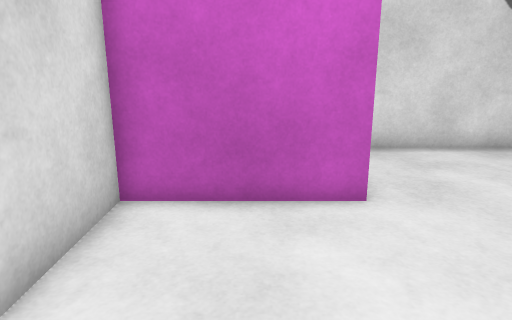
[1] (above)

12 first-person views from a walk through a scene from a Unity 3-D project. The camera is 1.3 m above the floor, tilts 14° down and sees 70° across. The floor is counted in squares, 0.5 m on a side. Each view is taken from the middle of a square. On the plan, view 1 faces up. The plan holds only what a view shows up to about 20 squares ahead; the rest is blank. The player is left out.

[2]
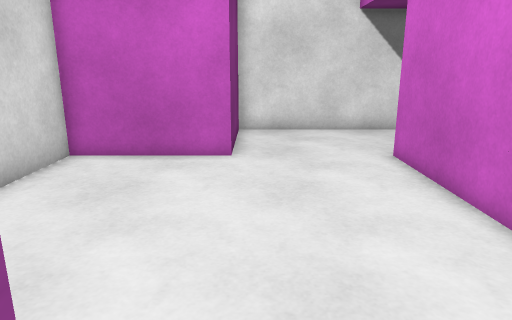

[3]
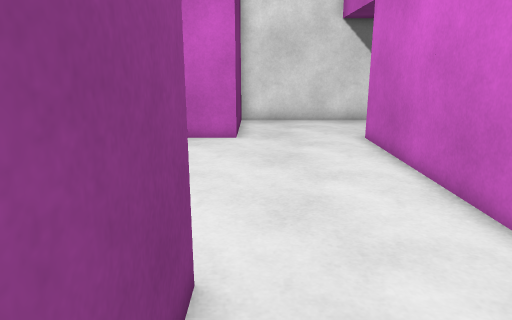

[4]
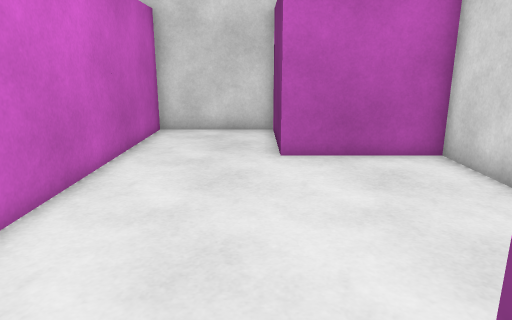

[5]
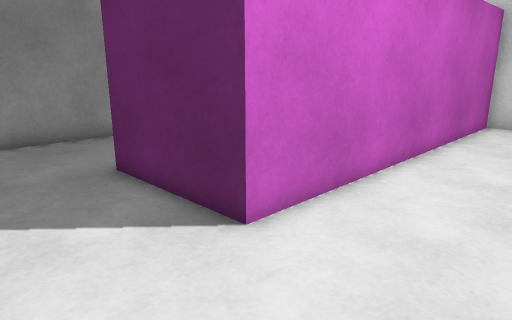

[6]
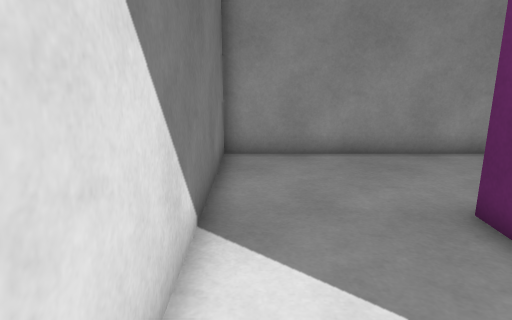

[7]
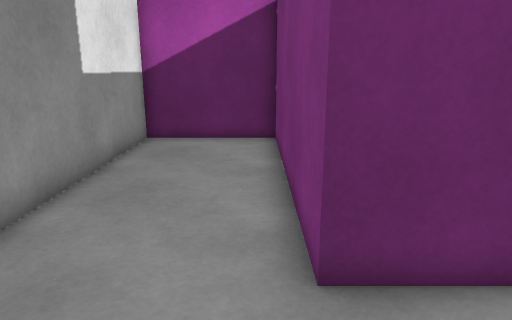

[8]
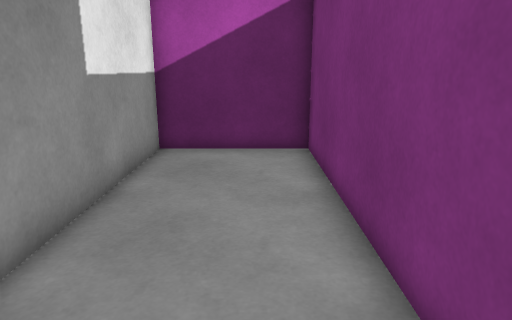

[9]
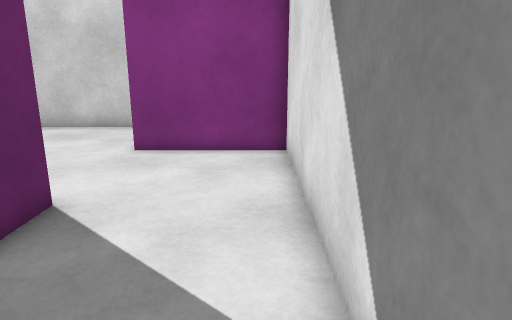

[10]
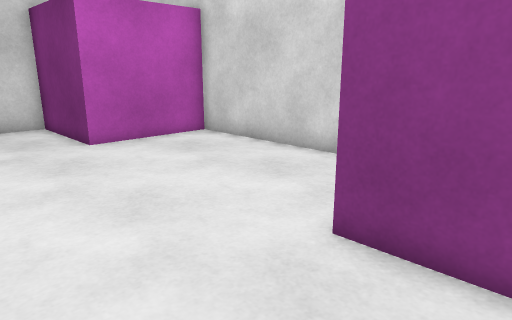

[11]
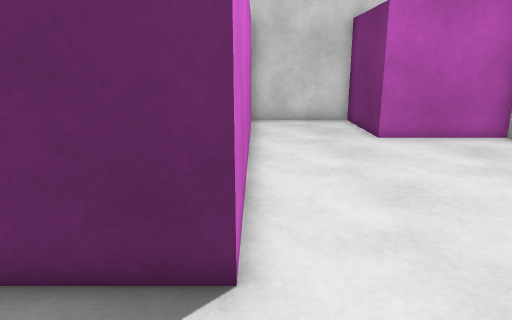

[12]
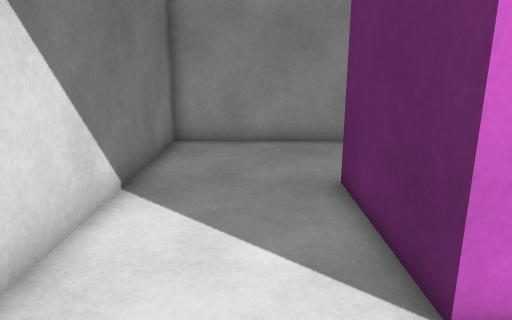

### Floor plan
Points are (right, up) in squares from view 1. A wall is a line through its corners. A room is listed if a view was taken in it or the views show most of it. See-through windows are left out.
Room 1 (views 1, 2, 3)
walls: (2.2, 7) (-2.8, 7) (-2.8, -3) (2.2, -3) (2.2, -8) (7.2, -8) (7.2, 7)
ways out: opening at (4.5, 7) to room 2
Room 2 (views 4, 5, 6, 7, 8, 9, 10, 11, 12)
walls: (7.2, 7) (12.2, 7) (12.2, -3) (17.2, -3) (17.2, 12) (2.2, 12) (2.2, 7)
ways out: opening at (4.5, 7) to room 1

Where each view was taken, in squares from view 1:
view 1: 0 up, 0 right, facing up
view 2: 4 down, 3 right, facing up
view 3: 7 down, 3 right, facing up
view 4: 8 up, 3 right, facing down
view 5: 11 up, 3 right, facing down-right
view 6: 11 up, 6 right, facing right
view 7: 11 up, 13 right, facing down
view 8: 9 up, 14 right, facing down
view 9: 11 up, 14 right, facing left
view 10: 10 up, 7 right, facing down-left
view 11: 11 up, 7 right, facing down
view 12: 9 up, 4 right, facing right
